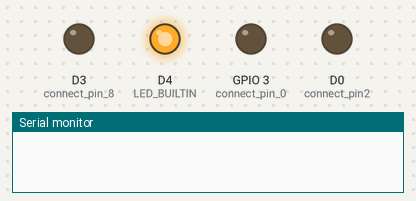
Simulated run of this sketch. Board: ESP8266 (NodeMCU). Parts: output pins drawn as LEDs (lit = HIGH, except the on-board LED, lit = LOW), the last lines printed to the serial monitor. WiFi joins after 1.5 s; servers stay silent unless stated; uploads are accepted with an empty reply.

Above: at 0.0 s.
At 1.7 s:
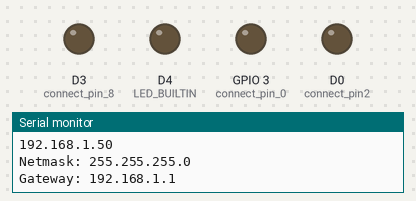
Timing chart, 0 to 3.6 s (numbered marks = the images above):
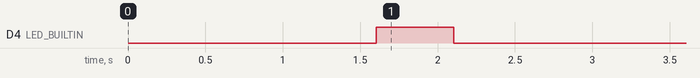

The sketch:

codeLed.ino
```cpp
#include <ESP8266WiFi.h>
#include <ArduinoJson.h>
#include <SPI.h>
#include <String.h>

const int kNetworkTimeout = 30 * 1000;
const int kNetworkDelay = 1000;
const char* ssid     = "iPhone";
const char* password = "longcoi12345";
const char* host = "iottechno.com"; //replace it with your webhost url
String url;
int count = 0;
void setup() {
  Serial.begin(115200);
  delay(100);
  pinMode(16, OUTPUT);//connect pin2
  pinMode(0, OUTPUT); //connect pin 8
  pinMode(3, OUTPUT); //connect pin 0
  pinMode(LED_BUILTIN, OUTPUT);
  digitalWrite(16, 0);
  digitalWrite(0, 0);
  digitalWrite(3, 0);
  Serial.println();
  Serial.println();
  Serial.print("Connecting to ");
  Serial.println(ssid);

  WiFi.begin(ssid, password);
  while (WiFi.status() != WL_CONNECTED) {
    delay(500);
    Serial.print(".");
  }

  Serial.println("");
  Serial.println("WiFi connected");
  Serial.println("IP address: ");
  Serial.println(WiFi.localIP());
  Serial.print("Netmask: ");
  Serial.println(WiFi.subnetMask());
  Serial.print("Gateway: ");
  Serial.println(WiFi.gatewayIP());
  digitalWrite(LED_BUILTIN, 1);
  delay(500);
  digitalWrite(LED_BUILTIN, 0);
  delay(500);
}
void loop() {

  Serial.print("connecting to ");
  Serial.println(host);

  WiFiClient client;
  const int httpPort = 80;
  if (!client.connect(host, httpPort)) {
    Serial.println("connection failed");
    return;
  }

  if (count == 0) {
    url = "/thuy/api/led/read_all.php?id=1";
    count = count + 1;
    Serial.println("Here1");
  }
  else if (count == 1) {
    url = "/thuy/api/led/read_all.php?id=2";
    count = count + 1;
    Serial.println("Here2");
  }
  else if (count == 2) {
    url = "/thuy/api/led/read_all.php?id=3";
    count = count + 1;
    Serial.println("Here3");
  }
  Serial.print("Requesting URL: ");
  Serial.println(url);

  client.print(String("GET ") + url + " HTTP/1.1\r\n" +
               "Host: " + host + "\r\n" +
               "Connection: close\r\n\r\n");
  delay(500);
  String section = "header";
  int i = 0;
  while (client.available()) {
    String line = client.readStringUntil('\n');
     // Serial.print(line);
    i = i+1;
     // delay(500);
      // Serial.print(String(i));
    // we’ll parse the HTML body here
    if (i== 11)  { // print the good stuff
      i =1;
      String result = line;
     // Serial.print(result);
      // Parse JSON
      int size = result.length() + 1;
      char json[size];
      result.toCharArray(json, size);
      StaticJsonBuffer<100> jsonBuffer;
      JsonObject& json_parsed = jsonBuffer.parseObject(json);
      if (!json_parsed.success())
      {
        Serial.println("parseObject() failed");
        return;
      }
      String led = json_parsed["led"][0]["status"];

      if (count == 1) {
        if (led == "on") {
          digitalWrite(16, 1);
          delay(100);
          Serial.println("D1 is On..!");
        }
        else if (led == "off") {
          digitalWrite(16, 0);
          delay(100);
          Serial.println("D1 is Off..!");
        }
      }
      else if (count == 2) {
        if (led == "on") {
          digitalWrite(0, 1);
          Serial.println("D2 is On..!");
        }
        else if (led == "off") {
          digitalWrite(0, 0);
          Serial.println("D2 is Off..!");
        }
      }
      else if (count == 3) {
        if (led == "on") {
          digitalWrite(3, 1);
          Serial.println("D3 is On..!");
        }
        else if (led == "off") {
          digitalWrite(3, 0);
          Serial.println("D3 is Off..!");
        }
        count = 0;
      }

      if (count == 3)
        count = 0;

    }
  }
  Serial.println();
  Serial.println("closing connection");
//  delay(300);
}
```
